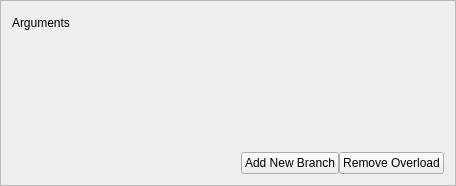
<?xml version="1.0" encoding="UTF-8"?>
<ui version="4.0">
 <class>OverloadBox</class>
 <widget class="QFrame" name="OverloadBox">
  <property name="geometry">
   <rect>
    <x>0</x>
    <y>0</y>
    <width>456</width>
    <height>186</height>
   </rect>
  </property>
  <property name="windowTitle">
   <string notr="true">Frame</string>
  </property>
  <property name="frameShape">
   <enum>QFrame::StyledPanel</enum>
  </property>
  <property name="frameShadow">
   <enum>QFrame::Sunken</enum>
  </property>
  <layout class="QVBoxLayout" name="verticalLayout">
   <item>
    <layout class="QHBoxLayout" name="horizontalLayout">
     <item>
      <widget class="QLabel" name="label">
       <property name="text">
        <string>Arguments</string>
       </property>
      </widget>
     </item>
     <item>
      <widget class="QWidget" name="argumentsBox" native="true">
       <property name="sizePolicy">
        <sizepolicy hsizetype="Expanding" vsizetype="Preferred">
         <horstretch>0</horstretch>
         <verstretch>0</verstretch>
        </sizepolicy>
       </property>
       <layout class="QHBoxLayout" name="horizontalLayout_4">
        <property name="leftMargin">
         <number>0</number>
        </property>
        <property name="topMargin">
         <number>0</number>
        </property>
        <property name="rightMargin">
         <number>0</number>
        </property>
        <property name="bottomMargin">
         <number>0</number>
        </property>
       </layout>
      </widget>
     </item>
     <item>
      <layout class="QHBoxLayout" name="horizontalLayout_3">
       <property name="spacing">
        <number>0</number>
       </property>
       <item>
        <widget class="QPushButton" name="addArgButton">
         <property name="text">
          <string/>
         </property>
         <property name="icon">
          <iconset theme="list-add"/>
         </property>
         <property name="flat">
          <bool>true</bool>
         </property>
        </widget>
       </item>
       <item>
        <widget class="QPushButton" name="removeArgButton">
         <property name="text">
          <string/>
         </property>
         <property name="icon">
          <iconset theme="list-remove"/>
         </property>
         <property name="flat">
          <bool>true</bool>
         </property>
        </widget>
       </item>
      </layout>
     </item>
    </layout>
   </item>
   <item>
    <widget class="QWidget" name="branchesWidget" native="true">
     <layout class="QVBoxLayout" name="verticalLayout_2">
      <property name="leftMargin">
       <number>0</number>
      </property>
      <property name="topMargin">
       <number>0</number>
      </property>
      <property name="rightMargin">
       <number>0</number>
      </property>
      <property name="bottomMargin">
       <number>0</number>
      </property>
     </layout>
    </widget>
   </item>
   <item>
    <spacer name="verticalSpacer">
     <property name="orientation">
      <enum>Qt::Vertical</enum>
     </property>
     <property name="sizeHint" stdset="0">
      <size>
       <width>20</width>
       <height>0</height>
      </size>
     </property>
    </spacer>
   </item>
   <item>
    <layout class="QHBoxLayout" name="horizontalLayout_2">
     <property name="spacing">
      <number>0</number>
     </property>
     <item>
      <spacer name="horizontalSpacer">
       <property name="orientation">
        <enum>Qt::Horizontal</enum>
       </property>
       <property name="sizeHint" stdset="0">
        <size>
         <width>40</width>
         <height>20</height>
        </size>
       </property>
      </spacer>
     </item>
     <item>
      <widget class="QPushButton" name="addBranchButton">
       <property name="text">
        <string>Add New Branch</string>
       </property>
       <property name="icon">
        <iconset theme="list-add"/>
       </property>
      </widget>
     </item>
     <item>
      <widget class="QPushButton" name="removeOverloadButton">
       <property name="text">
        <string>Remove Overload</string>
       </property>
       <property name="icon">
        <iconset theme="list-remove"/>
       </property>
      </widget>
     </item>
    </layout>
   </item>
  </layout>
 </widget>
 <resources/>
 <connections/>
</ui>
